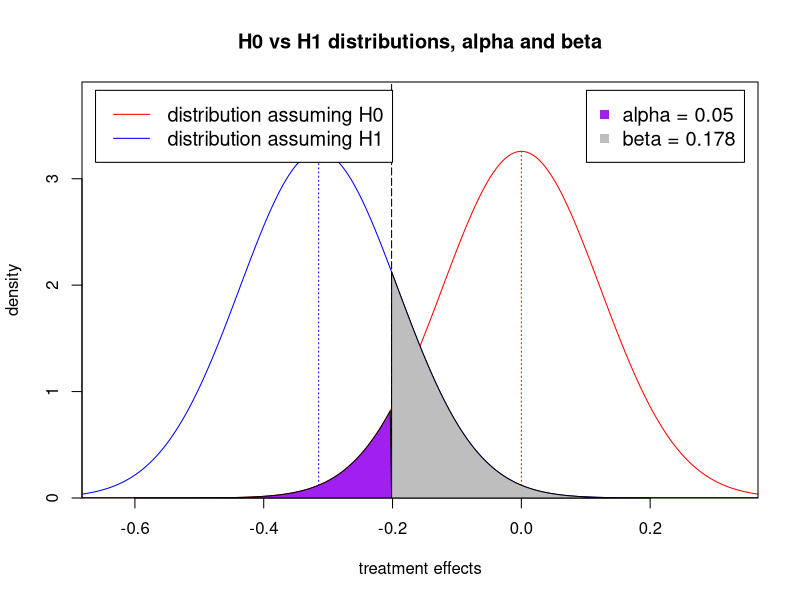
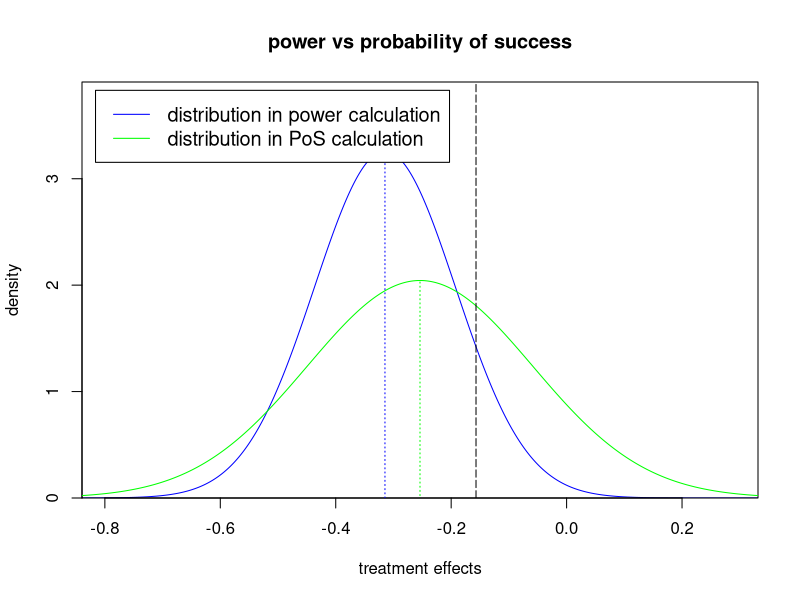

Write the R code that produced these figures, in order.
# Define Functions
plot_H0_H1 <- function(mean_H0 = log(1),mean_H1 = log(0.73), N = 75, SD = 0.75, alpha = 0.05, filename = 'Y:\\CSLB\\phase 2b_3 power and decision boundary\\Outputs Plots and Reports\\H0_H1_plot.tiff'){
  s = SD*sqrt(2/N) # standard error of the mean
  thresh = s*qnorm(alpha) # threshold for statistical significance, one-sided alpha = 0.1
  tiff(filename, width = 8, height = 8, units = 'in', res = 100)
  x <- seq(min(mean_H0,mean_H1)-3*s,max(mean_H0,mean_H1)+3*s,(abs(mean_H0- mean_H1) + 6*s)/500)
  
  # H0
  dy1 <- dnorm(x,mean_H0,s)
  plot(x,dy1,type = 'l', xaxs="i", yaxs = 'i',ylim = range(0,1.2*max(dy1)), col = 'red',xlab = 'treatment effects', ylab = 'density', main = 'H0 vs H1 distributions, alpha and beta')
  segments(mean_H0,min(dy1),mean_H0,max(dy1),col='red',lty=3)
  
  # H1
  dy2 <- dnorm(x,mean_H1,s)
  lines(x,dy2,col='blue', type = 'l')
  segments(mean_H1,min(dy2),mean_H1,max(dy2),col='blue',lty=3)
  
  # threshold
  abline(v = thresh,lty=5)
  
  # alpha and beta
  polygon(c(x[x<=thresh], thresh),  c(dy1[x<=thresh],min(dy1) ), col="purple")
  polygon(c(x[x>=thresh], thresh),  c(dy2[x>=thresh],min(dy2) ), col="grey")
  alpha = round(pnorm(thresh, mean_H0,s),3)
  beta = round(pnorm(thresh, mean_H1, s, lower.tail = F),3)
  
  # legend
  legend('topleft', inset = 0.02, c('distribution assuming H0','distribution assuming H1'),col = c('red','blue'),lty = 1, cex=1.2)
  legend('topright', inset = 0.02, c(paste0('alpha = ',alpha),paste0('beta = ',beta)), col = c('purple','grey'), pch  = 15 ,cex = 1.2)
  dev.off()
}

plot_power_pos <- function(mean_H0 = log(1),mean_H1 = log(0.73), mu = -0.254, sigma = 0.152, N = 75, SD = 0.75, alpha = 0.1, filename = 'Y:\\CSLB\\clinical\\phase 2b_3 power and decision boundary\\Outputs Plots and Reports\\H0_H1_plot.tiff'){
  s = SD*sqrt(2/N) # standard error of the mean
  s2 = sqrt(s^2 + sigma^2) # standard error for posterior 
  thresh = s*qnorm(alpha) # threshold for statistical significance, one-sided alpha = 0.1
  ######################### power vs PoS plot
  tiff(filename, width = 8, height = 8, units = 'in', res = 100)
  x <- seq(min(mean_H1-3*s, mu - 3*s2),max(mean_H1+3*s, mu + 3*s2),(max(mean_H1+3*s, mu + 3*s2) - min(mean_H1-3*s, mu - 3*s2))/500)
  
  # around H1
  dy1 <- dnorm(x,mean_H1,s)
  plot(x,dy1,type = 'l', xaxs="i", yaxs = 'i',ylim = range(0,1.2*max(dy1)), col = 'blue',xlab = 'treatment effects', ylab = 'density', main = 'power vs probability of success')
  segments(mean_H1,min(dy1),mean_H1,max(dy1),col='blue',lty=3)
  
  
  # posterior
  dy2 <- dnorm(x,mu,s2)
  lines(x,dy2,type = 'l', col = 'green')
  segments(mu,min(dy2),mu,max(dy2),col='green',lty=3)
  
  # threshold
  abline(v = thresh,lty=5)
  
  # legend
  legend('topleft',inset = 0.02, c('distribution in power calculation','distribution in PoS calculation'),col = c('blue','green'),lty = 1,cex=1.2)
  dev.off()
  
}





############# H0 vs H1 plot
# mean_H0 = mean for Null hypothesis
# mean_H1 = mean for alternative hypothesis
# N = one-arm sample size
# SD = individual patient standard deviation
# alpha = alpha level
# beta = 1 - power
# filename = place and name for the picture to be saved
plot_H0_H1(mean_H0 = log(1),mean_H1 = log(0.73), N = 75, SD = 0.75, alpha = 0.05, filename = 'Y:\\CSLB\\clinical\\phase 2b_3 power and decision boundary\\Outputs Plots and Reports\\H0_H1_plot.tiff')





############## Power vs PoS plot
# mu = posterior mean of the mean for PoS calculation
# sigma = posterior standard deviation of the mean for PoS calculation
# N = one arm sample size
# SD = individual patient standard deviation
# alpha = alpha level
# filename = place and name for the picture to be saved
plot_power_pos(mean_H0 = log(1),mean_H1 = log(0.73), mu = -0.254, sigma = 0.152, N = 75, SD = 0.75, alpha = 0.1, filename = 'Y:\\CSLB\\clinical\\phase 2b_3 power and decision boundary\\Outputs Plots and Reports\\power_vs_pos_plot.tiff')











